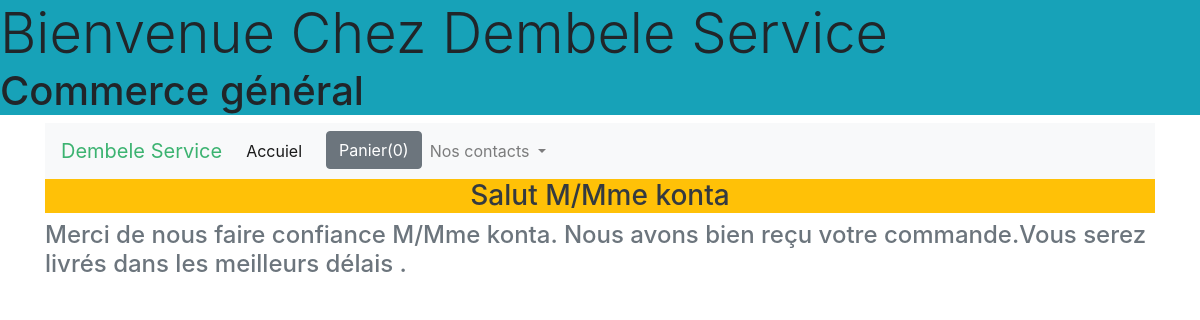
The app's page /confirmation, older data.
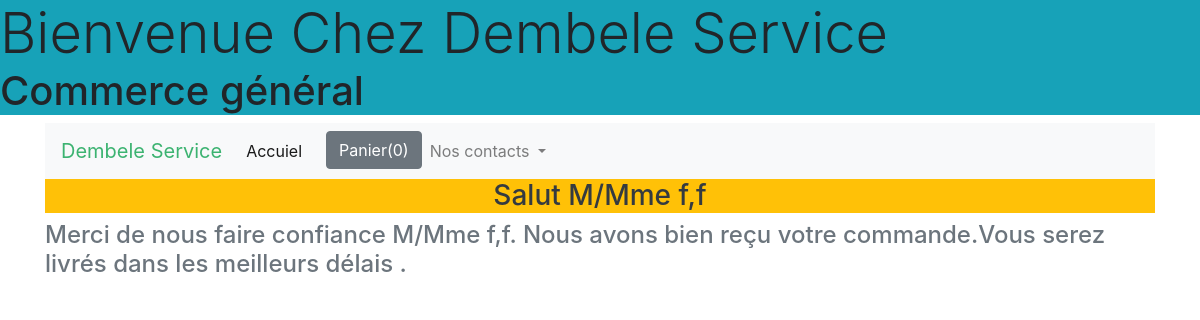
The same page, newer data.
### shop/models.py (models this page shows, shortened)
class Commande(models.Model):
    items = models.CharField(max_length=300)
    total = models.CharField(max_length=200)
    Nom = models.CharField(max_length=150)
    Email = models.EmailField()
    address = models.CharField(max_length=200)
    Ville = models.CharField(max_length=200)
    Quartier = models.CharField(max_length=200)
    Pays = models.CharField(max_length=300)
    Numéro_téléphone = models.CharField(max_length=300)
    date_commande = models.DateTimeField(auto_now=True)
    class Meta:
        ordering = ['-date_commande']

### shop/views.py (the view)
# urls.py: path('confirmation', confirmation, name= "confirmation"),
def confirmation(request):
    info = Commande.objects.all()[:1]
    for item in info:
        Nom= item.Nom
    return render(request, 'shop/confirmation.html', {'name': Nom})

### shop/templates/shop/confirmation.html
{% extends "shop/base.html" %}
{% block content %}
<div class="row">
    <div class="col-md-12">
        <h3 class="text-dark text-center bg-warning">Salut M/Mme {{ name }}</h3>
        <h4 class="text-muted">Merci de nous faire confiance M/Mme {{ name }}. Nous avons bien reçu votre commande.Vous serez livrés dans les meilleurs délais .</h4>
    </div>
</div>
{% endblock %}

### shop/templates/shop/base.html (shortened to what this page needs)
<!DOCTYPE html>
<html lang="en">
<head>
  <link rel="stylesheet" href="https://cdn.jsdelivr.net/npm/bootstrap@4.0.0/dist/css/bootstrap.min.css">
</head>
<body>
  <div class="bg-info">
    <marquee class="display-4 text-capitalize">bienvenue chez dembele service  </marquee>
    <h1> Commerce général</h1>
</div>
    <div class="container">
        <div class="row">
            <div class="col-md-12">
                <nav class="navbar navbar-expand-lg navbar-light bg-light">
                    <a class="navbar-brand" style="color: mediumseagreen;" href="{% url 'home' %}">Dembele Service</a>
                    <div class="collapse navbar-collapse" id="navbarNavDropdown">
                      <ul class="navbar-nav">
                        <li class="nav-item active">
                          <a class="nav-link" href="{% url 'home'%}">Accuiel <span class="sr-only">(current)</span></a>
                        </li>
                        <li class="nav-item">
                          <a class="nav-link" href="#"></a>
                        </li>
                        <li class="nav-item">
                          <button id="panier" type="button" class="btn btn-secondary" data-html="true" data-container="body" data-toggle="popover" data-placement="bottom" data-content="Vivamus
                          sagittis lacus vel augue laoreet rutrum faucibus.">
                            Panier(0)
                          </button>
                        </li>
                        <li class="nav-item dropdown">
                          <a class="nav-link dropdown-toggle" href="#" id="navbarDropdownMenuLink" data-toggle="dropdown" aria-haspopup="true" aria-expanded="false">
                            Nos contacts
                          </a>
                        </li>
                      </ul>
                    </div>
                  </nav>
            </div>
        </div>
        {% block content %}{% endblock %}
    </div>
</body>
</html>

Row changes from the older to the newer data that the page shows:
no longer on this page (row unchanged): Commande: Nom "konta"
added Commande: Nom "f,f"
